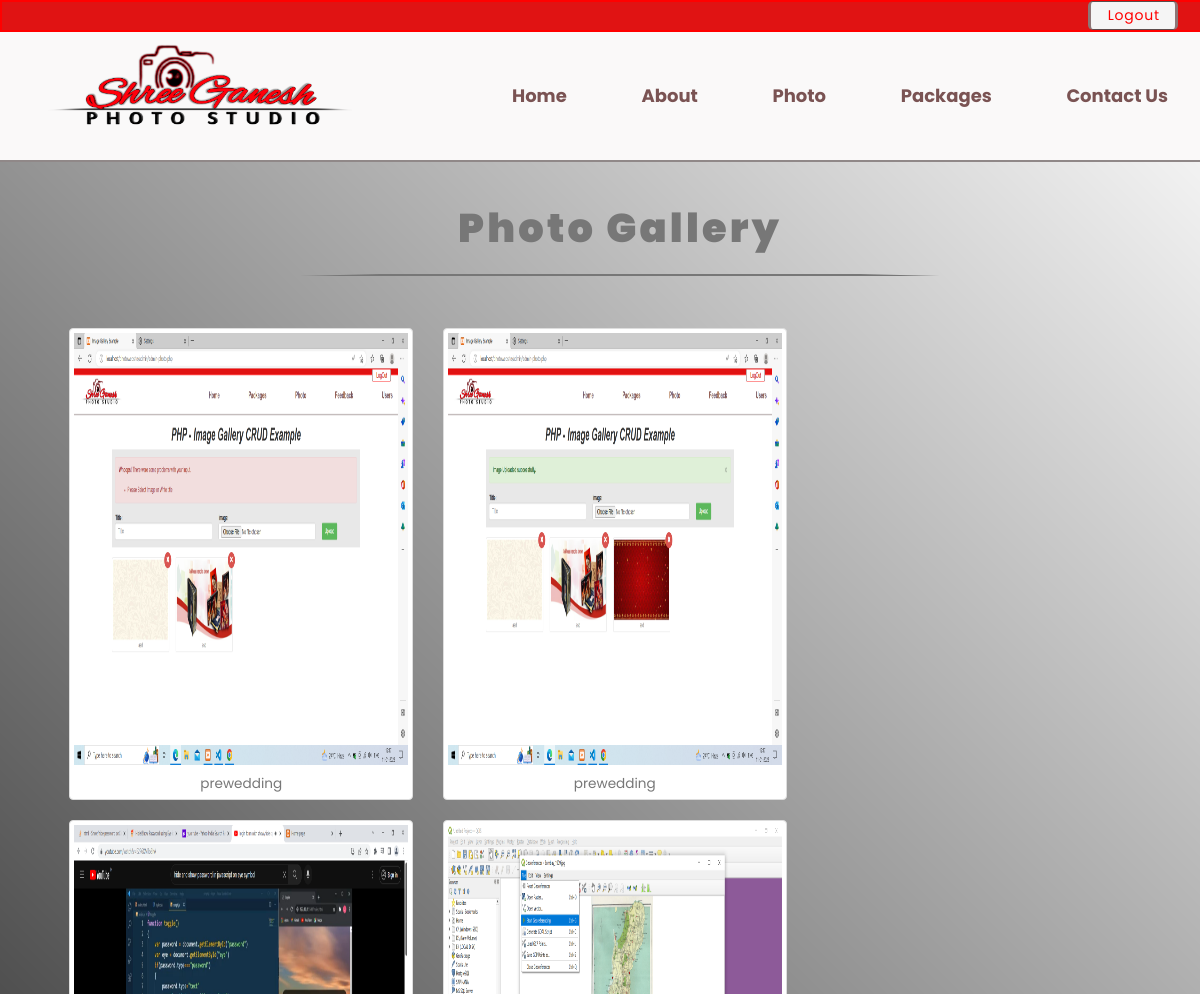
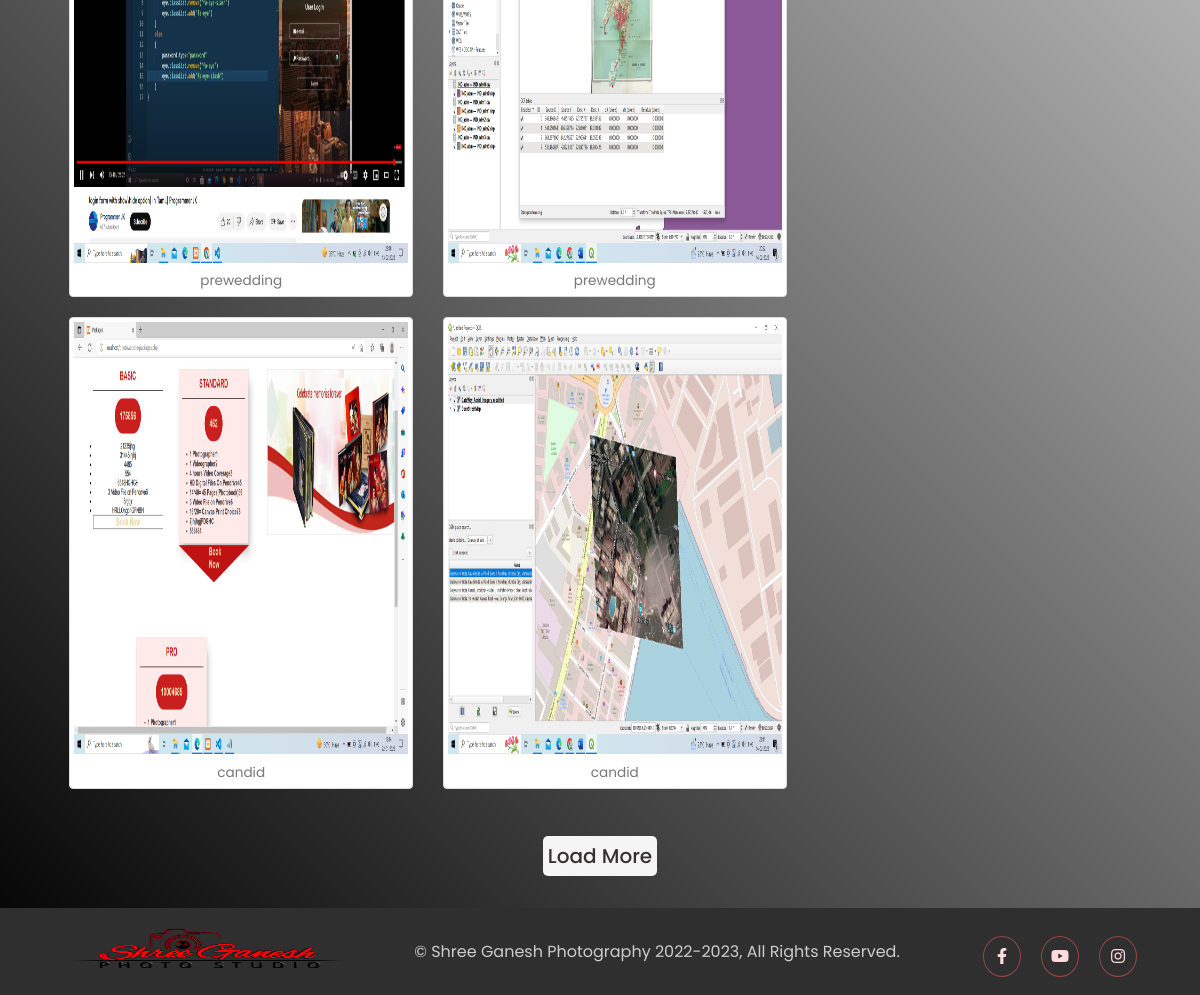
Page /photo.php (signed in) on the committed database (2 pictures, top to bottom).
### tables this page shows
CREATE TABLE `image_gallery` (
  `id` int(11) NOT NULL,
  `title` varchar(250) NOT NULL,
  `image` varchar(500) NOT NULL
);

### photo.php (the view, shortened to what this page needs)
<!DOCTYPE html>
<html lang="en">
<head>
    <link rel="stylesheet" href="https://cdnjs.cloudflare.com/ajax/libs/fancybox/2.1.5/jquery.fancybox.min.css" media="screen">
</head>
<body>
<?php
 include'header.php';
?>
<div class="gallery-cont">
    <div class="title">
       <h1> Photo Gallery </h1>
    </div>
    <div class="img-box">
    <div class='list-group gallery' style="width:100%;">
                <?php
                require('connection.php');
                $sql = "SELECT * FROM image_gallery";
                $images = $conn->query($sql);
                while ($image = $images->fetch_assoc()) {
                ?>
                    <div class='wraper' style="float: left;">
                        <a class="thumbnail fancybox" rel="ligthbox" href="./admin/uploads/<?php echo $image['image'] ?>">
                            <img alt="" src="./admin/uploads/<?php echo $image['image'] ?>" />
                            <div class='text-center'>
                                <small class='text-muted'><?php echo $image['title'] ?></small>
                            </div>
                        </a>
                    </div>
                        <?php } ?>
             </div>
            <div class="btncontainer">
                            <button class="btn"> Load More </button>
                        </div>
    </div>
</div>
 <?php
    include 'footer-bar.php';
    ?>
</body>
</html>

### header.php (shortened to what this page needs)
<!DOCTYPE html>
<html lang="en">
<head>
</head>
<body>
<header id="home">
    <div  class="nav-first">
    <?php
         if(isset($_SESSION['user_email'])  && $_SESSION['user_email'] == true){
           ?> <button id="logout-show" class="nav-btn" onClick="location.href='logout.php'"> Logout </button>
           <?php }
            else
            {
                ?> <button id="login-show" class="nav-btn"> Login </button>
                <button id="signup-show" class="nav-btn"> Sign Up </button>
       <?php }
    ?>
        </div>
        <nav class="main_nav">
            <div class="logo-container">
           <img src="images/logo.png" id="logo-img">
            </div>
        <div id="menu-bar">
            <ul class="nav-items">
                <li class="itm-link"><a class="pge-itm" href="index.php"> Home </a></li>
                <li class="itm-link"><a class="pge-itm" href="about.php"> About</a></li>
                <li class="itm-link"><a class="pge-itm" href="photo.php"> Photo</a></li>
                <li class="itm-link"><a class="pge-itm" href="packages.php"> Packages</a> </li>
                <li class="itm-link"><a class="pge-itm" href="contact-us.php"> Contact Us</a></li>
           </ul>
        </div>
        </nav>
</header>
</body>
</html>

### footer-bar.php (shortened to what this page needs)
<!DOCTYPE html>
<html lang="en">
<head>
    <link rel="stylesheet" href="https://cdnjs.cloudflare.com/ajax/libs/font-awesome/5.15.3/css/all.min.css"/>
</head>
<body>
<footer>
<div class="container">
<a href="#"><img src="images/logo.png" id="logo"></a>
<p class="text-center">
© <a href ="#">Shree Ganesh Photography </a> 2022-2023, All Rights Reserved. </p>
<ul class="social_footer_ul">
<li><a href="http://facebook.com"><i class="fab fa-facebook-f"></i></a></li>
<li><a href="http://youtube.com"><i class="fab fa-youtube"></i></a></li>
<li><a href="http://instagram.com"><i class="fab fa-instagram"></i></a></li>
</ul>
</div>
</footer>
</body>
</html>

### photo.php (style rules this page uses)
* { font-family: 'Poppins', sans-serif; }
body { margin:0px; padding:0px; background: linear-gradient(45deg, black, transparent); }
.title h1 { font-size: 2.5rem; margin: 3% 25% 2.5%; padding-bottom: 1rem; letter-spacing: 0.2rem; font-weight: 900; text-align: center; border-bottom: 2px solid; width: 40%; color: #777; border-left: 5rem solid transparent; border-right: 5rem solid transparent; box-sizing: unset; }
.img-box { margin: 2rem 3.4rem; }
.wraper { position: relative; min-height: 1px; padding-right: 15px; padding-left: 15px; display: none; }
.gallery { display: inline-block; margin-top: 20px; }
.list-group { padding-left: 0; margin-bottom: 20px; }
.carousel-inner>.item>a>img, .carousel-inner>.item>img, .img-responsive, .thumbnail a>img, .thumbnail>img { width: 27.8vw!important; height: 27rem !important; }
.text-center { text-align: center; }
.text-muted { color: #777; font-size: 85%; }
.wraper a { color: #337ab7; text-decoration: none; }
.thumbnail { display: block; padding: 4px; margin-bottom: 20px; line-height: 1.42857143; background-color: #fff; border: 1px solid #ddd; border-radius: 4px; -webkit-transition: border .2s ease-in-out; -o-transition: border .2s ease-in-out; transition: border .2s ease-in-out; }
.btncontainer { display:flex; justify-content: center; align-items: center; }
.btncontainer button { border: none; border-radius: 5px; width: fit-content; padding: 5px; font-size: 20px; background-color: whitesmoke; color: #363131; font-weight: 500; cursor: pointer; }
.wraper:nth-child(-n+6) { display: block; }

### header.php (style rules this page uses)
* { margin: 0px; padding: 0px; font-family: 'Poppins', sans-serif; }
#home { box-sizing: border-box; }
.nav-first { border: 2px solid rgb(255,0, 0); height: 1.74rem; width: 100vw; background-color: #e01313; display: flex; align-items: center; justify-content: flex-end; }
.nav-btn { color: red; background-color: whitesmoke; text-decoration: none; border: 1px solid rgb(92 75 75); letter-spacing: 0.8px; border-radius: 5px; padding: 3px 15px 3px 17px; border-left: 3px solid #8d7676; border-right: 3px solid #8d7676; margin: 0 1.5rem; font-size: 14px; cursor: pointer; }
.main_nav { height:8rem; width:100vw; display: flex; flex-wrap: wrap; justify-content: space-between; flex-direction: row; background:#faf9f9; border-bottom: 2px solid #908888; }
#logo-img { margin-left: 3rem; margin-top: 0.25rem; max-height: 6rem; max-width: 19rem; width: 100vw; flex-shrink: 1; }
#menu-bar { width: 60vw; }
.nav-items { display:flex; justify-content: space-between; flex-direction: row; flex-wrap: wrap; padding-left: 0px; }
.itm-link { display:inline-block; padding: 1em 1em 1em 1em; margin: 2.12rem 1rem; }
.itm-link > .pge-itm { text-decoration: none; color: #7a5353; font-size: 18px; font-weight: bold; }

### footer-bar.php (style rules this page uses)
.container { width:100%; background:#2f2f2f; display:flex; color: #CCC; display: flex; align-items: center; justify-content: space-evenly; padding: 1rem 0 1rem;; }
#logo { height: 3rem; width: 18rem; }
.text-center a { text-decoration:none; color:#CCC; }
.social_footer_ul { display:table; list-style-type:none; }
.social_footer_ul li { padding-left:20px; padding-top:10px; float:left; }
.social_footer_ul li a { color:#ffdcdc; border:1px solid #994646; padding:8px;border-radius:50%; }
.social_footer_ul li i { width:20px; height:20px; text-align:center; }

### rows in the picture
image_gallery: image (picture), title "prewedding"
image_gallery: image (picture), title "prewedding"
image_gallery: image (picture), title "prewedding"
image_gallery: image (picture), title "prewedding"
image_gallery: image (picture), title "candid"
image_gallery: image (picture), title "candid"
